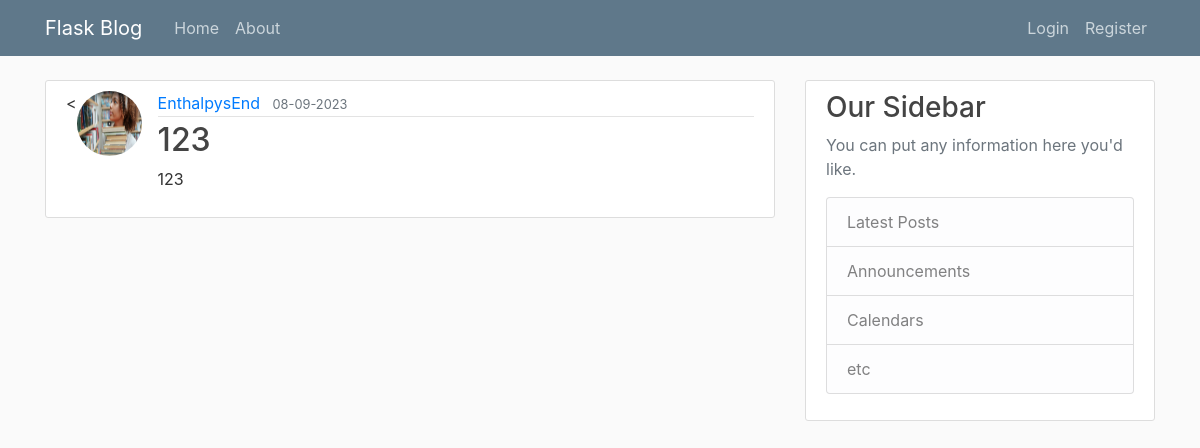
/post/1, run on an earlier commit of the app's database.
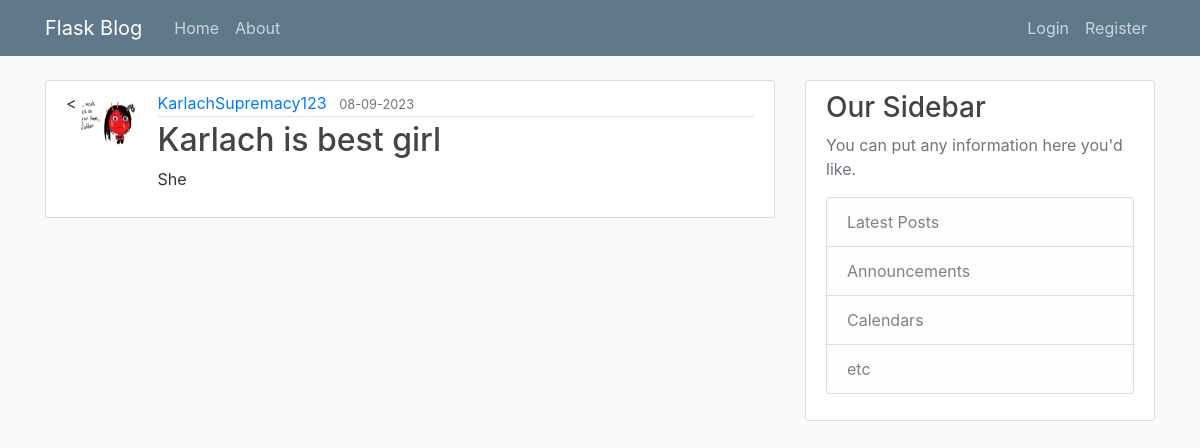
And on a later commit of the database.
### FlaskBlog/models.py (models this page shows, shortened)
class User(db.Model, UserMixin):
    id = db.Column(db.Integer, primary_key=True)  # Change db.String to db.Integer
    username = db.Column(db.String(20), unique=True, nullable=False)
    email = db.Column(db.String(120), unique=True, nullable=False)
    image_file = db.Column(db.String(20), nullable=False, default='default.jpg')
    password = db.Column(db.String(60), nullable=False)
    posts = db.relationship('Post', backref = 'author', lazy =True)

class Post(db.Model):
    id = db.Column(db.Integer, primary_key=True)  # Change db.String to db.Integer
    title = db.Column(db.String(100), nullable=False)
    date_posted = db.Column(db.DateTime, nullable=False, default=datetime.utcnow)
    content = db.Column(db.Text, nullable=False)
    user_id= db.Column(db.Integer, db.ForeignKey('user.id') , nullable =False)

### FlaskBlog/routes.py (the view)
@app.route("/post/<int:post_id>")
def post(post_id):
    post = Post.query.get_or_404(post_id)
    return render_template('post.html', title=post.title,  post= post)

### FlaskBlog/templates/post.html (shortened to what this page needs)
{% extends "layout.html" %}
{% block content %}
<article class="media content-section">
   <<img class = "rounded-circle article-img" src="{{ url_for('static' , filename='profile_pics/' + post.author.image_file) }}">
   <div class="media-body">
      <div class="article-metadata">
         <a class="mr-2" href="#">{{ post.author.username }}</a>
         <small class="text-muted">{{ post.date_posted.strftime('%d-%m-%Y') }}</small>
      </div>
      <h2 class="article-title">{{ post.title }}</h2>
      <p class="article-content">{{ post.content }}</p>
   </div>
</article>
{% endblock content %}

What changed in the data, as far as the page shows it:
changed User: image_file: a different picture; author.username "EnthalpysEnd" → "KarlachSupremacy123"
changed Post: title "123" → "Karlach is best girl"; content "123" → "She"
